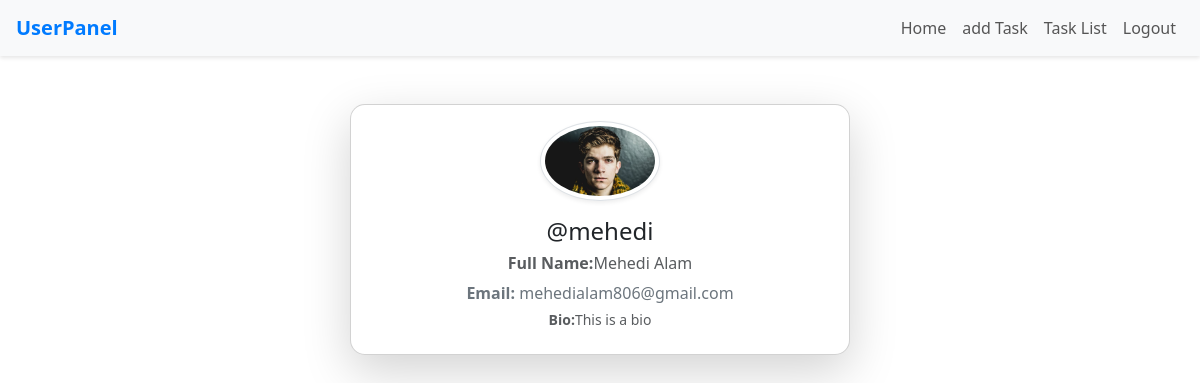
Screenshot of /home/ (signed in) with the database file from the repository.
### task_manager_app/models.py (models this page shows)
class customUserModel(AbstractUser):
    profile_image = models.ImageField(upload_to='media/profiles', null=True)
    full_name = models.CharField(max_length=100, null=True)
    email = models.EmailField(null=True)
    password = models.CharField(max_length=100, null=True)
    bio = models.TextField(null=True)

### task_manager_app/views.py (the view)
# urls.py: path('home/', home, name='home'),
@login_required
def home(request):
    return render(request, 'home.html')

### task_manager_app/templates/home.html (shortened to what this page needs)
{% extends 'master.html' %}
{% block body %}
<div class="container py-5">
  <div class="card mx-auto shadow-lg" style="max-width: 500px; border-radius: 15px;">
    <div class="card-body text-center">
      <img src="{{ user.profile_image.url }}" alt="Profile Picture"
           class="rounded-circle img-thumbnail shadow-sm mb-3" width="120" height="120">
      <h4 class="card-title">@{{ user.username }}</h4>
      <h6 class="text-muted"><strong>Full Name:</strong>{{ user.full_name }}</h6>
      <p class="text-secondary mb-1"><strong>Email:</strong> {{ user.email }}</p>
      <p class="text-muted small mb-2"><strong>Bio:</strong>{{ user.bio }}</p>
    </div>
  </div>
</div>
{% endblock %}

### rows the page displays
customUserModel: profile_image (picture), username "mehedi", full_name "Mehedi Alam", email "mehedialam806@gmail.com", bio "This is a bio"
